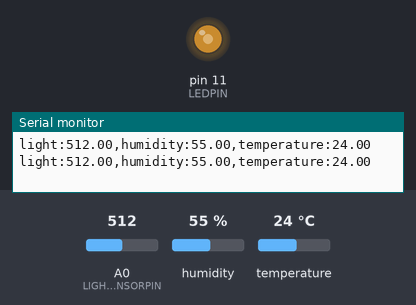
Recording of a sketch running on a simulated Arduino Uno, built with avr-gcc and run on an emulated ATmega328P. Shown: output pins drawn as LEDs (lit = HIGH), the last lines printed to the serial monitor. Inputs (shaded band) come from the test bench; at power-on: A0 (LIGHTSENSORPIN) = 512, humidity 55 %, temperature 24 °C.

Above: at 3.3 s.
3.4 s: A0 (LIGHTSENSORPIN) set to 716
At 6.3 s:
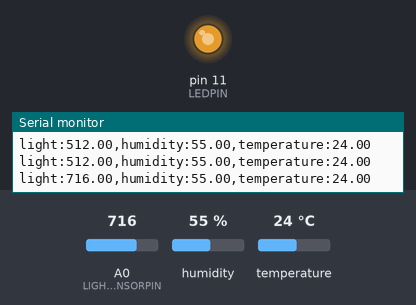
6.7 s: A0 (LIGHTSENSORPIN) set to 723
At 8.1 s:
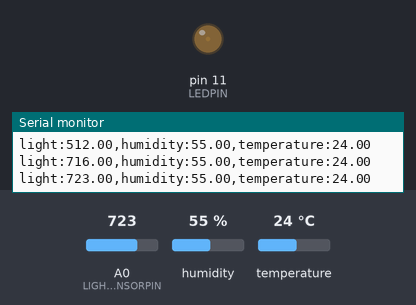
10.0 s: A0 (LIGHTSENSORPIN) set to 511
At 10.9 s:
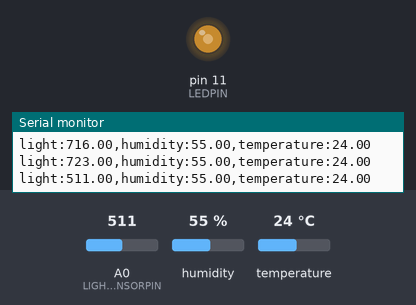
13.3 s: A0 (LIGHTSENSORPIN) set to 0
At 16.5 s:
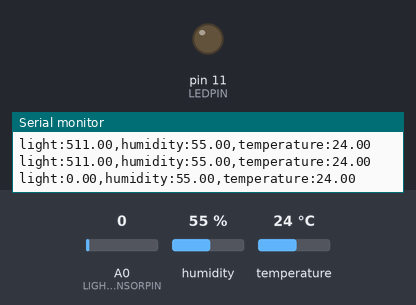
Timing chart, 0 to 17.6 s (numbered marks = the images above; inputs shaded):
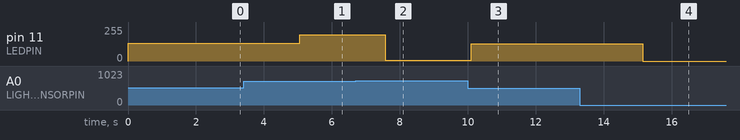

The sketch:

sketch_jan20a.ino
```cpp
#include "DHT.h"

#define DHTPIN 7
#define DHTTYPE DHT11
DHT dht(DHTPIN, DHTTYPE);

#define LEDPIN 11
#define LIGHTSENSORPIN A0

void setup()
{
  Serial.begin(9600);
  pinMode(LIGHTSENSORPIN, INPUT);
  pinMode(LEDPIN, OUTPUT);
  dht.begin();
}

void loop()
{
  // Read light level
  float reading = analogRead(LIGHTSENSORPIN);
  float square_ratio = reading / 200.0;
  square_ratio = pow(square_ratio, 2.0);
  analogWrite(LEDPIN, 255.0 * square_ratio); // Adjust LED brightness

  // Print light level
  Serial.print("light:");
  Serial.print(reading);
  Serial.print(",");

  // Read humidity and temperature
  float h = dht.readHumidity();
  float t = dht.readTemperature();

  // Print humidity and temperature
  Serial.print("humidity:");
  Serial.print(h);
  Serial.print(",");

  Serial.print("temperature:");
  Serial.println(t);

  delay(2500);
}
```

Measured:
- the behaviour switches between 722 and 723 on A0 (LIGHTSENSORPIN) (found by bisection; images 1 and 2)
- after the input at 3.4 s, pin 11 (LEDPIN): 135/255 → 196/255 after 1.7 s
- after the input at 6.7 s, pin 11 (LEDPIN): 196/255 → 4/255 after 0.88 s
- after the input at 10.0 s, pin 11 (LEDPIN): 4/255 → 128/255 after 0.10 s
- after the input at 13.3 s, pin 11 (LEDPIN): 128/255 → 0/255 after 1.9 s
